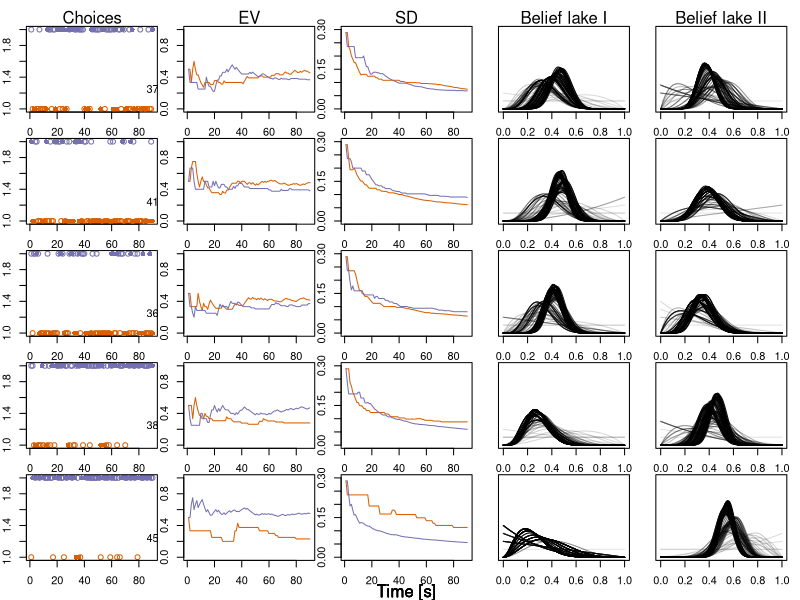

Generate this figure with R:

#Social foraging (full) Bayesian Inference simulations

#Set working directory
setwd("~/GitHub/AdaptiveSocialForaging")

beta_mean <- function(a,b){
  return(a/(a+b))
}

beta_sd <- function(a,b){
  return(sqrt( (a*b)/ ( (a+b)^2 * (a +b+1) )) )
}


#Numerical simulation of difference between two beta distributions
diff_beta <- function(a1,b1,a2,b2, N_sample){
  p1 <- rbeta(N_sample, a1, b1)
  p2 <- rbeta(N_sample, a2, b2)
  return(p2-p1)
}


#Each second, agents decide between different patches to forage at

Sim_fct <- function(Tmax  = 90,        #Seconds per round
                    N      = 5,        #Number of foragers
                    N_options = 2,     #Number of patches
                    max_catch = 0.5,   #Maximum catch probability
                    pond_ratio = 0.95  #Catch prob ratios
                    )       
  {    
  
  p_catch    <- max_catch*pond_ratio^(0:(N_options-1))    #Assign initial catch probabilities for each lake
  Beta_counts<- array(1, dim = c(N,N_options,2 ) )        #Counts for beta distribution
  
  patch      <- sample(1:N_options, N, replace = TRUE)    #Current patch
  
  #Create output object to record choices and payoffs participants received as well as beta counts for belief distribution
  
  Result <- list(id=rep(1:N, each  = Tmax),
                 time = rep(1:Tmax, N),
                 Patch=NA,
                 Payoff=NA,
                 Best = NA,
                 beta_counts = array(NA, dim = c(Tmax, N, N_options,2)) )
  
  # Start simulation loop
  for (t in 1:Tmax) {
    
    #Store expectations
    Result$beta_counts[t,,,] <- Beta_counts
    
    #Record best patch
    Result$Best[which(Result$time==t)]  <- which.max(p_catch)
    
    #Loop over all individuals
    for (id in 1:N){
      
        #Record patch
        Result$Patch[which(Result$id==id & Result$time==t)]  <- patch[id]

        #Catch fish with certain probability  
        payoff <- rbinom(1, 1, p_catch[patch[id]])
          
        #Record Payoff
        Result$Payoff[which(Result$id==id & Result$time==t)]  <- payoff
        
        #Update counts based on payoff
        if (payoff ==1){
          Beta_counts[id,patch[id],1] <- Beta_counts[id,patch[id],1] + 1
        }else{
          Beta_counts[id,patch[id],2] <- Beta_counts[id,patch[id],2] + 1
        }
          
        #Agents switch probabilistically based on the posterior distribution of the difference between both patches
        p_diff <- diff_beta(Beta_counts[id,1,1],
                            Beta_counts[id,1,2],
                            Beta_counts[id,2,1],
                            Beta_counts[id,2,2], 
                            1e3)
        choice <- ifelse(sample(p_diff, 1)>0, 2, 1)

      #Update patch
      patch[id] <- choice
      
    }#individual id
    
  }#t
  
  return(Result)
  
}#sim_funct

#Run simulation

Result <- Sim_fct()


#color stuff
require(RColorBrewer)#load package
library(scales)
col.pal <- brewer.pal(4, "Dark2")

par(mfrow = c(5,5), 
    mar = c(1,1,1,1), 
    oma = c(2,1,1,0))

for (id in 1:5) {
  idx <- Result$id==id
  
  plot(Result$Patch[idx], ylim = c(1, 2), col = col.pal[1+ Result$Patch[idx]], pch = ifelse(Result$Payoff[idx]==1,16,1), ylab = "Patch")
  text(sum(Result$Payoff[idx]), x = 90, y= 1.25)
  if ( id == 1) mtext("Choices", side = 3,line = 0)

  #Expected values
  plot(beta_mean( Result$beta_counts[,id,1,1],  Result$beta_counts[,id,1,2] ), type = "l", pch = 1, ylim = c(0,1), ylab = "EV", col = col.pal[2])
  lines(beta_mean( Result$beta_counts[,id,2,1],  Result$beta_counts[,id,2,2] ), col = col.pal[3])
  mtext("Time [s]", side = 1,line = 1, outer = TRUE)
  if ( id == 1) mtext("EV", side = 3,line = 0)
  
  #Uncertainties
  plot(beta_sd( Result$beta_counts[,id,1,1],  Result$beta_counts[,id,1,2] ), type = "l", pch = 1, ylim = c(0,0.3), ylab = "SD", col = col.pal[2])
  lines(beta_sd( Result$beta_counts[,id,2,1],  Result$beta_counts[,id,2,2] ), col = col.pal[3])
  if ( id == 1) mtext("SD", side = 3,line = 0)
  
  #Beliefs over time
  for (t in 1:90) {
    curve(dbeta(x, Result$beta_counts[t,id,1,1], Result$beta_counts[t,id,1,2]), from = 0, to = 1, ylab = "Belief", xlab = "P(catch)", yaxt = "n", add = ifelse(t==1, FALSE, TRUE), col = alpha("black", alpha = 0.1+ (t/100)), ylim = c(0,10))
  }
  if ( id == 1) mtext("Belief lake I", side = 3,line = 0)
  
  for (t in 1:90) {
    curve(dbeta(x, Result$beta_counts[t,id,2,1], Result$beta_counts[t,id,2,2]), from = 0, to = 1, ylab = "Belief", xlab = "P(catch)",  yaxt = "n", add = ifelse(t==1, FALSE, TRUE), col = alpha("black", alpha = 0.1+ (t/100)), ylim = c(0,10))
  }  
  if ( id == 1) mtext("Belief lake II", side = 3,line = 0)
  
  
}

